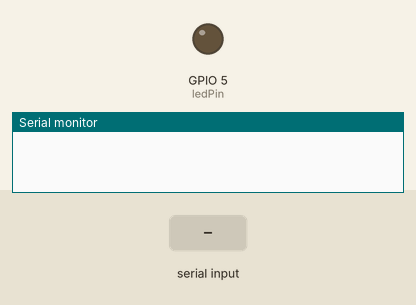
The sketch below on a simulated ESP32. On the bench: output pins drawn as LEDs (lit = HIGH), the last lines printed to the serial monitor. The inputs (shaded band) are chosen by the test bench. Nothing arrives over Bluetooth unless stated.

Above: at 1.2 s.
1.3 s: "30,150\n" received over the second serial link
At 2.6 s:
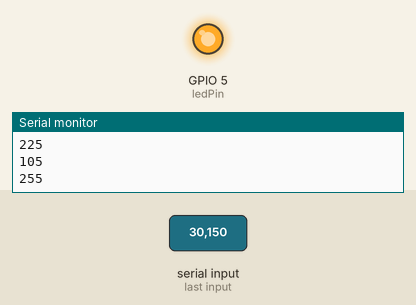
3.8 s: "90,45\n" received over the second serial link
At 4.9 s:
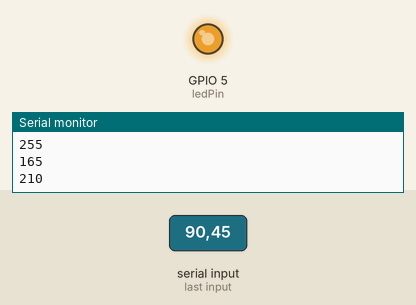
5.3 s: "200\n" received over the second serial link
At 6.0 s:
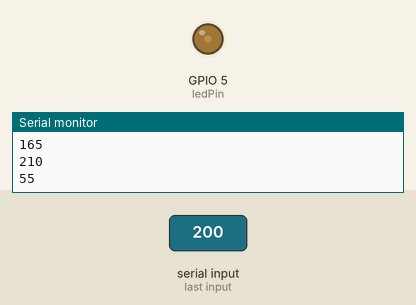
7.8 s: "90\n" received over the second serial link
At 9.1 s:
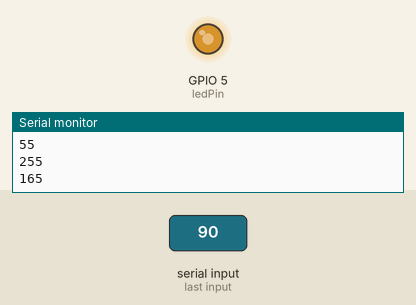
Timing chart, 0 to 10.3 s (numbered marks = the images above; inputs shaded):
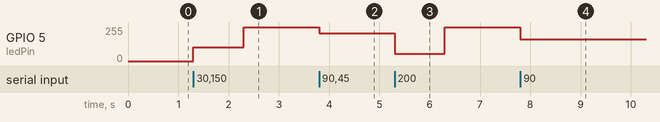

Measured:
- after the input at 1.3 s, GPIO 5 (ledPin): 0/255 → 105/255 at once, → 255/255 1.0 s later
- after the input at 3.8 s, GPIO 5 (ledPin): 255/255 → 210/255 at once
- after the input at 5.3 s, GPIO 5 (ledPin): 210/255 → 55/255 at once, → 255/255 1.0 s later
- after the input at 7.8 s, GPIO 5 (ledPin): 255/255 → 165/255 at once

The sketch:

Esp32Script.ino
```cpp
#include "BluetoothSerial.h"

BluetoothSerial SerialBT;

const int ledPin = 5;

void setup() {
  Serial.begin(115200); // Initialize the serial communication
  SerialBT.begin("VENTILATOR");
  pinMode(ledPin, OUTPUT);
}

void loop() {
  if (SerialBT.available()) {
    // Create an array to store the received data
    char receivedData[4];

    // Read 3 bytes into the array
    int bytesRead = SerialBT.readBytes(receivedData, sizeof(receivedData) - 1);

    // Null-terminate the string
    receivedData[bytesRead] = '\0';

    // Process the received data as a string
    if (bytesRead > 0) {

      int receivedNumber = atoi(receivedData);

      // Process the received number
      receivedNumber=abs(255-receivedNumber);
      Serial.println(receivedNumber);

      analogWrite(ledPin, receivedNumber);
    }
  }
}
```
